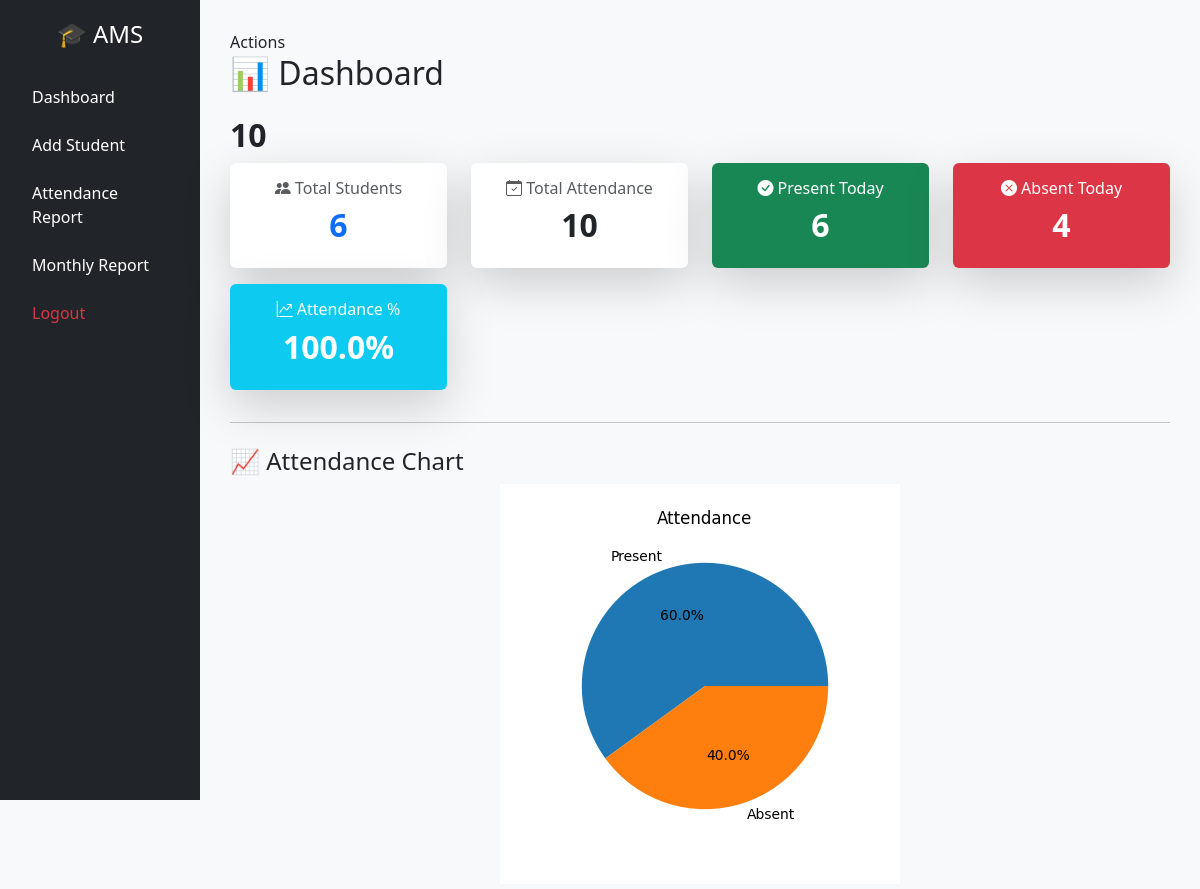
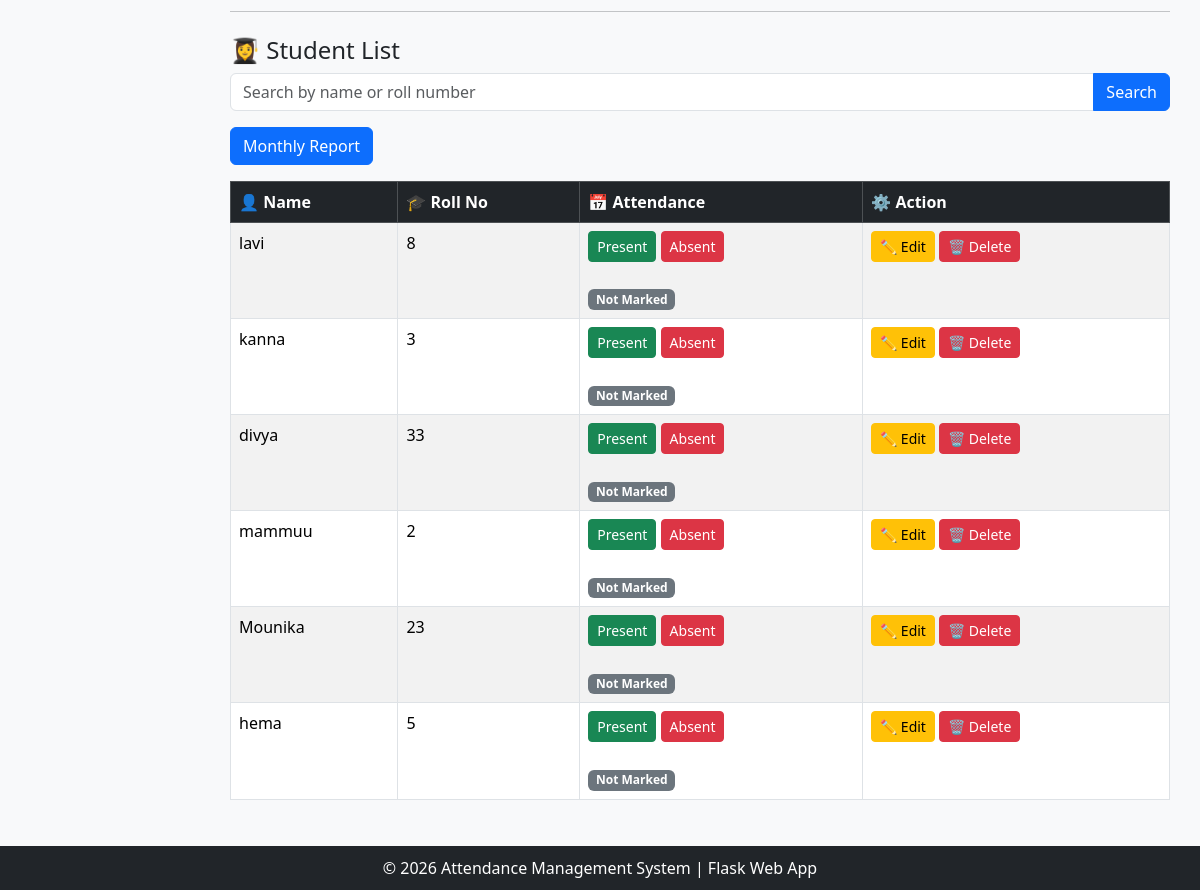
The page / on the database its author committed (2 pictures, top to bottom).
### tables this page shows
CREATE TABLE students (
    id INTEGER PRIMARY KEY AUTOINCREMENT,
    name TEXT,
    roll_no TEXT
);

### app.py (the view)
@app.route('/')
def index():
    conn = connect_db()
    students = conn.execute("SELECT * FROM students").fetchall()
    total_students = conn.execute(
        "SELECT COUNT(*) FROM students"
    ).fetchone()[0]
    present_today = conn.execute(
        "SELECT COUNT(*) FROM attendance WHERE status='Present'"
    ).fetchone()[0]
    absent_today = conn.execute(
        "SELECT COUNT(*) FROM attendance WHERE status='Absent'"
    ).fetchone()[0]
    total_attendance = conn.execute(
        "SELECT COUNT(*) FROM attendance"
    ).fetchone()[0]
    attendance_percentage = 0
    if total_students > 0:
        attendance_percentage = round(
            (present_today / total_students) * 100, 2
        )
    present = present_today
    absent = absent_today
    labels = ['Present', 'Absent']
    values = [present, absent]
    plt.figure(figsize=(4,4))
    plt.pie(values, labels=labels, autopct='%1.1f%%')
    plt.title("Attendance")
    img = io.BytesIO()
    plt.savefig(img, format='png')
    img.seek(0)
    chart = base64.b64encode(img.getvalue()).decode()
    plt.close()
    conn.close()
    return render_template(
        "index.html",
        students=students,
        total_students=total_students,
        present_today=present_today,
        absent_today=absent_today,
        attendance_percentage=attendance_percentage,
        total_attendance=total_attendance,
        chart=chart
    )

### app.py (called while the page is built)
def connect_db():
    conn = sqlite3.connect('attendance.db')
    conn.row_factory = sqlite3.Row   # VERY IMPORTANT
    return conn

### templates/index.html (shortened to what this page needs)
{% extends 'base.html' %}
{% block content %}
<th>Actions</th>
<h2 class="mb-4">📊 Dashboard</h2>
<h2 class="fw-bold text-dark">{{ total_attendance }}</h2>
<div class="row text-center">
    <div class="col-md-3 mb-3">
        <div class="card shadow-lg border-0">
            <div class="card-body">
                <h6 class="text-muted">
                    <i class="bi bi-people-fill"></i> Total Students
                </h6>
                <h2 class="fw-bold text-primary">{{ total_students }}</h2>
    </div>
        </div>
    </div>
    <div class="col-md-3 mb-3">
        <div class="card shadow-lg border-0">
            <div class="card-body">
                <h6 class="text-muted">
                <i class="bi bi-calendar-check"></i> Total Attendance
                </h6>
                <h2 class="fw-bold text-dark">{{ total_attendance }}</h2>
            </div>
        </div>
    </div>
    <div class="col-md-3 mb-3">
        <div class="card shadow-lg border-0 bg-success text-white">
            <div class="card-body">
                <h6>
                <i class="bi bi-check-circle-fill"></i> Present Today
                </h6>
                <h2 class="fw-bold">{{ present_today }}</h2>
            </div>
        </div>
    </div>
    <div class="col-md-3 mb-3">
        <div class="card shadow-lg border-0 bg-danger text-white">
            <div class="card-body">
                <h6>
                <i class="bi bi-x-circle-fill"></i> Absent Today
                </h6>
                <h2 class="fw-bold">{{ absent_today }}</h2>
            </div>
        </div>
    </div>
    <div class="col-md-3 mb-3">
        <div class="card shadow-lg border-0 bg-info text-white">
            <div class="card-body">
               <h6>
               <i class="bi bi-graph-up-arrow"></i> Attendance %
               </h6>
               <h2 class="fw-bold">{{ attendance_percentage }}%</h2>
            </div>
        </div>
    </div>
</div>
<hr>
<h4 class="mt-4">📈 Attendance Chart</h4>
<div class="text-center">
    <img
         class="img-fluid"
         style="max-width: 400px;">
</div>
<hr>
<h4 class="mt-4">👩‍🎓 Student List</h4>
<form action="/search" method="GET" class="mb-3">
    <div class="input-group">
        <input type="text" name="search" class="form-control"
               placeholder="Search by name or roll number">
        <button class="btn btn-primary">Search</button>
    </div>
</form>
        <a href="/monthly_report?month=03&year=2026"
            class="btn btn-primary mb-3">
            Monthly Report
        </a>
<table class="table table-bordered table-striped">
    <thead class="table-dark">
    <tr>
        <th>👤 Name</th>
        <th>🎓 Roll No</th>
        <th>📅 Attendance</th>
        <th>⚙ Action</th>
    </tr>
    </thead>
    <tbody>
    {% for student in students %}
        <tr>
            <td>{{ student.name }}</td>
            <td>{{ student.roll_no }}</td>
            <td>
                <form action="/mark_attendance" method="POST" style="display:inline;">
                    <button type="submit" name="status" value="Present"
                        class="btn btn-sm btn-success">
                        Present
                    </button>
                    <button type="submit" name="status" value="Absent"
                        class="btn btn-sm btn-danger">
                        Absent
                    </button>
                </form>
                <br><br>
                {% if student.status == "Present" %}
                    <span class="badge bg-success">Present</span>
                {% elif student.status == "Absent" %}
                    <span class="badge bg-danger">Absent</span>
                {% else %}
                    <span class="badge bg-secondary">Not Marked</span>
                {% endif %}
            </td>
            <td>
            <a href="/edit_student/{{ student.id }}" class="btn btn-warning btn-sm">
            ✏ Edit
            </a>
            <a href="/delete_student/{{ student.id }}" class="btn btn-danger btn-sm">
            🗑 Delete
            </a>
            </td>
        </tr>
    {% endfor %}
    </tbody>
</table>
{% endblock %}

### templates/base.html (shortened to what this page needs)
<!DOCTYPE html>
<html lang="en">
<head>
    <link rel="stylesheet" href="https://cdn.jsdelivr.net/npm/bootstrap-icons@1.11.1/font/bootstrap-icons.css">
    <link href="https://cdn.jsdelivr.net/npm/bootstrap@5.3.2/dist/css/bootstrap.min.css" rel="stylesheet">
</head>
<body>
<div class="container-fluid">
    <div class="row">
        <div class="col-md-2 sidebar">
            <h4 class="text-center text-white mb-4">🎓 AMS</h4>
            <a href="/">Dashboard</a>
            <a href="/add">Add Student</a>
            <a href="/report">Attendance Report</a>
            <a href="/monthly_report">Monthly Report</a>
            <a href="/logout" class="text-danger">Logout</a>
        </div>
        <div class="col-md-10 content-area">
            {% block content %}
            {% endblock %}
        </div>
    </div>
</div>
<footer>
    © 2026 Attendance Management System | Flask Web App
</footer>
</body>
</html>

### templates/base.html (style rules this page uses)
body { background-color: #f8f9fa; }
.sidebar { height: 100vh; background-color: #212529; padding-top: 20px; }
.sidebar a { color: white; display: block; padding: 12px 20px; text-decoration: none; }
.content-area { padding: 30px; }
footer { background: #212529; color: white; text-align: center; padding: 10px; }

### rows shown on the page
students: name "lavi", roll_no "8"
students: name "kanna", roll_no "3"
students: name "divya", roll_no "33"
students: name "mammuu", roll_no "2"
students: name "Mounika", roll_no "23"
students: name "hema", roll_no "5"

### other values the page prints
{{ total_attendance }} "10"
{{ total_students }} "6"
{{ present_today }} "6"
{{ absent_today }} "4"
{{ attendance_percentage }} "100.0"
